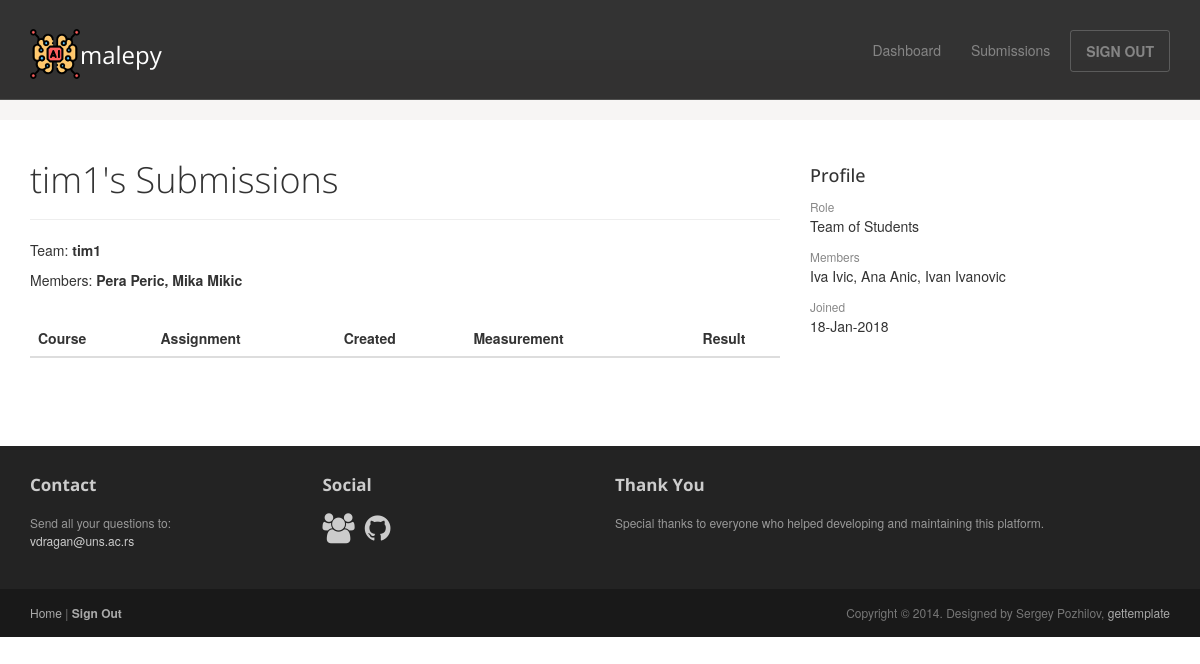
Page /history/2/ (signed in) on the committed database.
### malepy/models.py (models this page shows, shortened)
class User(AbstractUser):
    user_role = models.IntegerField(null=False, blank=False, default=0)  # 0 = teacher, 1 = student
    members = models.CharField(max_length=200, null=True, blank=True)

### malepy/views.py (the view)
# urls.py: url(r'^history/(?P<user_id>[0-9]+)/$', views.history, name='history'),
@login_required(login_url='/')
def history(request, user_id):
    this_user = get_object_or_404(User, pk=user_id)
    submissions = Submission.objects.filter(user=this_user).order_by('-created')
    context = {"display_user": this_user, "submissions": submissions}
    return render(request, 'malepy/history.html', context=context)

### malepy/templates/malepy/history.html (shortened to what this page needs)
{% extends "malepy/user_base.html" %}
{% block article %}
    <header class="page-header">
        <h1 class="page-title">{{ display_user.username }}'s Submissions</h1>
    </header>
    {% if user.id != display_user.id %}
        {% if display_user.members %}
            <p>Team: <b>{{ display_user.username }}</b></p>
            <p>Members: <b>{{ display_user.members }}</b></p>
        {% else %}
            <p>Student: <b>{{ display_user.first_name }} {{ display_user.last_name }}</b></p>
        {% endif %}
        <br>
    {% endif %}
    <table class="table">
        <thead>
            <th>Course</th>
            <th>Assignment</th>
            <th>Created</th>
            <th>Measurement</th>
            <th class="text-center">Result</th>
        </thead>
    </table>
{% endblock %}

### malepy/templates/malepy/user_base.html (shortened to what this page needs)
<!DOCTYPE html>
<html lang="en">
<head>
    {% load staticfiles %}
	<link rel="stylesheet" href="{% static 'malepy/css/bootstrap.min.css' %}">
	<link rel="stylesheet" href="{% static 'malepy/css/font-awesome.min.css' %}">
	<link rel="stylesheet" href="{% static 'malepy/css/bootstrap-theme.css' %}" media="screen" >
	<link rel="stylesheet" href="{% static 'malepy/css/main.css' %}">
</head>
<body class="home">
	<div class="navbar navbar-inverse navbar-fixed-top headroom" >
		<div class="container">
			<div class="navbar-header">
				<a class="navbar-brand" href="/"><img src="{% static 'malepy/images/artificial-intelligence.png' %}" alt="MaLePY Platform">malepy</a>
			</div>
			<div class="navbar-collapse collapse">
				<ul class="nav navbar-nav pull-right">
					<li><a href="{% url 'malepy:dashboard' %}">Dashboard</a></li>
                    {% if user.user_role %}
                        <li><a href="{% url 'malepy:history' user.id %}">Submissions</a></li>
                    {% else %}
                        <li><a href="{% url 'malepy:reports' %}">Reports</a></li>
                    {% endif %}
					<li><a class="btn" href="{% url 'malepy:logout' %}">SIGN OUT</a></li>
				</ul>
			</div>
		</div>
	</div>
     <div class="jumbotron top-space">
    </div>
	<div class="container">
		<div class="row">
			<article class="col-sm-8 maincontent">
				{% block article %}
                {% endblock %}
			</article>
			<aside class="col-sm-4 sidebar sidebar-right">
				<div class="widget">
					<h4>Profile</h4>
					<ul class="list-unstyled list-spaces">
                        {% if user.user_role %}
                            {% if user.members %}
                                <li><span class="small text-muted">Role</span><p>Team of Students</p></li>
                                <li><span class="small text-muted">Members</span><p>{{ user.members }}</p>
                                </li>
                            {% else %}
                                <li><span class="small text-muted">Role</span><p>Student</p></li>
                                <li><span class="small text-muted">Name</span><p>{{ user.first_name }} {{ user.last_name }}</p></li>
                            {% endif %}
                        {% else %}
                            <li><span class="small text-muted">Role</span><p>Teacher</p></li>
                            <li><span class="small text-muted">Name</span><p>{{ user.first_name }} {{ user.last_name }}</p></li>
                        {% endif %}
                        <li><span class="small text-muted">Joined</span><p>{{ user.date_joined|date:"d-M-Y" }}</p></li>
					</ul>
				</div>
			</aside>
		</div>
	</div>
	<footer id="footer" class="top-space">
		<div class="footer1">
			<div class="container">
				<div class="row">
					<div class="col-md-3 widget">
						<h3 class="widget-title">Contact</h3>
						<div class="widget-body">
							<p>Send all your questions to:<br>
								<a href="mailto:vdragan@uns.ac.rs">vdragan@uns.ac.rs</a><br>
							</p>
						</div>
					</div>
					<div class="col-md-3 widget">
						<h3 class="widget-title">Social</h3>
						<div class="widget-body">
							<p class="follow-me-icons">
								<a href="http://informatika.ftn.uns.ac.rs/"><i class="fa fa-group fa-2"></i></a>
								<a href="https://github.com/ftn-ai-lab/"><i class="fa fa-github fa-2"></i></a>
							</p>
						</div>
					</div>
					<div class="col-md-6 widget">
						<h3 class="widget-title">Thank You</h3>
						<div class="widget-body">
                            <p>Special thanks to everyone who helped developing and maintaining this platform.</p>
						</div>
					</div>
				</div>
			</div>
		</div>
		<div class="footer2">
			<div class="container">
				<div class="row">
					<div class="col-md-6 widget">
						<div class="widget-body">
							<p class="simplenav">
								<a href="/">Home</a> |
								<b><a href="{% url 'malepy:logout' %}">Sign Out</a></b>
							</p>
						</div>
					</div>
					<div class="col-md-6 widget">
						<div class="widget-body">
							<p class="text-right">
								Copyright &copy; 2014. Designed by Sergey Pozhilov, <a href="http://gettemplate.com/" rel="designer">gettemplate</a>
							</p>
						</div>
					</div>
				</div>
			</div>
		</div>
	</footer>
</body>
</html>

### malepy/static/malepy/css/main.css (style rules this page uses)
.headroom { -webkit-transition: all 0.4s ease-out; -moz-transition: all 0.4s ease-out; -o-transition: all 0.4s ease-out; transition: all 0.4s ease-out; }
h1, h2, h3, h4, h5, h6 { font-family:"Open sans", Helvetica, Arial; }
h1, .h1, h2, .h2, h3, .h3 { margin-top:30px; }
.page-title { margin-top:20px; font-weight:300; }
.text-muted { color:#888; }
ul.list-spaces li { margin-bottom:10px; }
.top-space { margin-top: 60px; }
img { max-width:100%; }
.sidebar { padding-top:36px; padding-bottom:30px; }
.sidebar .widget { margin-bottom:20px; }
.footer1 { background: #232323; padding: 30px 0 0 0; font-size: 12px; color: #999; }
.footer1 a { color: #ccc; }
.footer1 .widget { margin-bottom:30px; }
.footer1 .widget-title { font-size: 17px; font-weight: bold; color: #ccc; margin: 0 0 20px; }
.follow-me-icons { font-size:30px; }
.follow-me-icons i { float:left; margin:0 10px 0 0; }
.footer2 { background: #191919; padding: 15px 0; color: #777; font-size: 12px; }
.footer2 a { color: #aaa; }
.footer2 p { margin: 0; }

### rows in the picture
User: username "tim1", members "Pera Peric, Mika Mikic"
User: members "Iva Ivic, Ana Anic, Ivan Ivanovic", date_joined "18-Jan-2018"
